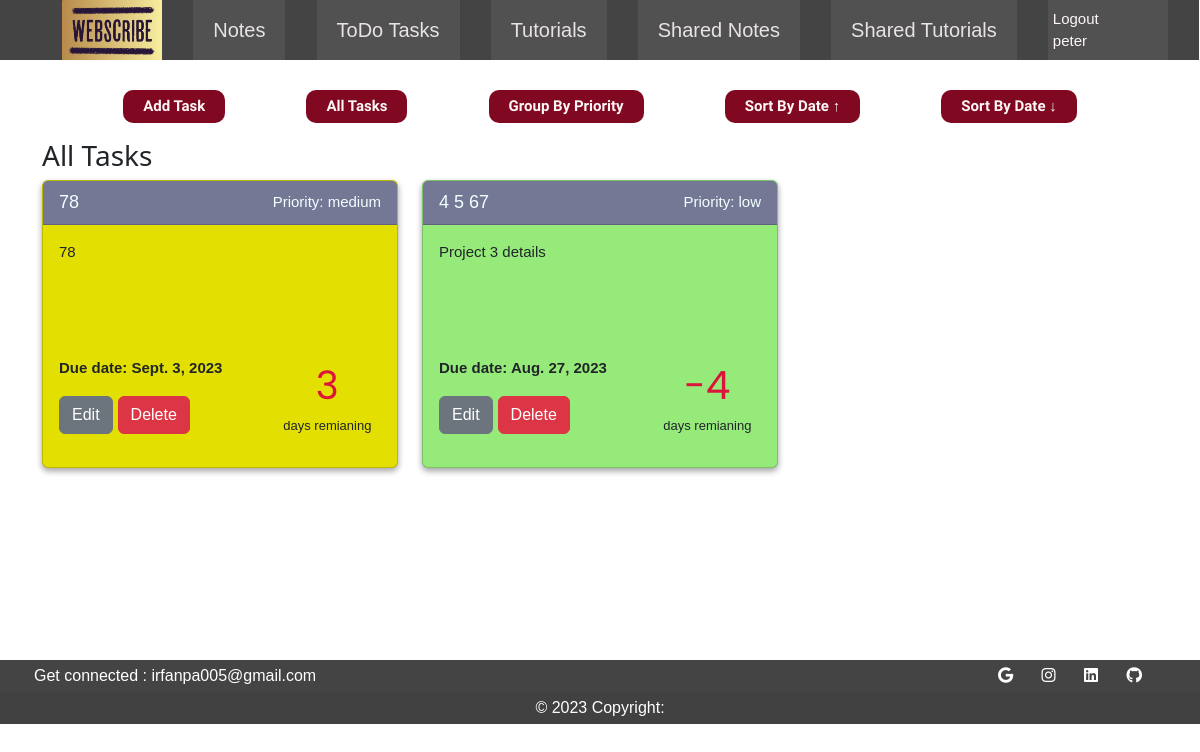
/todo/alltasks/admin (signed in), run on an earlier commit of the app's database.
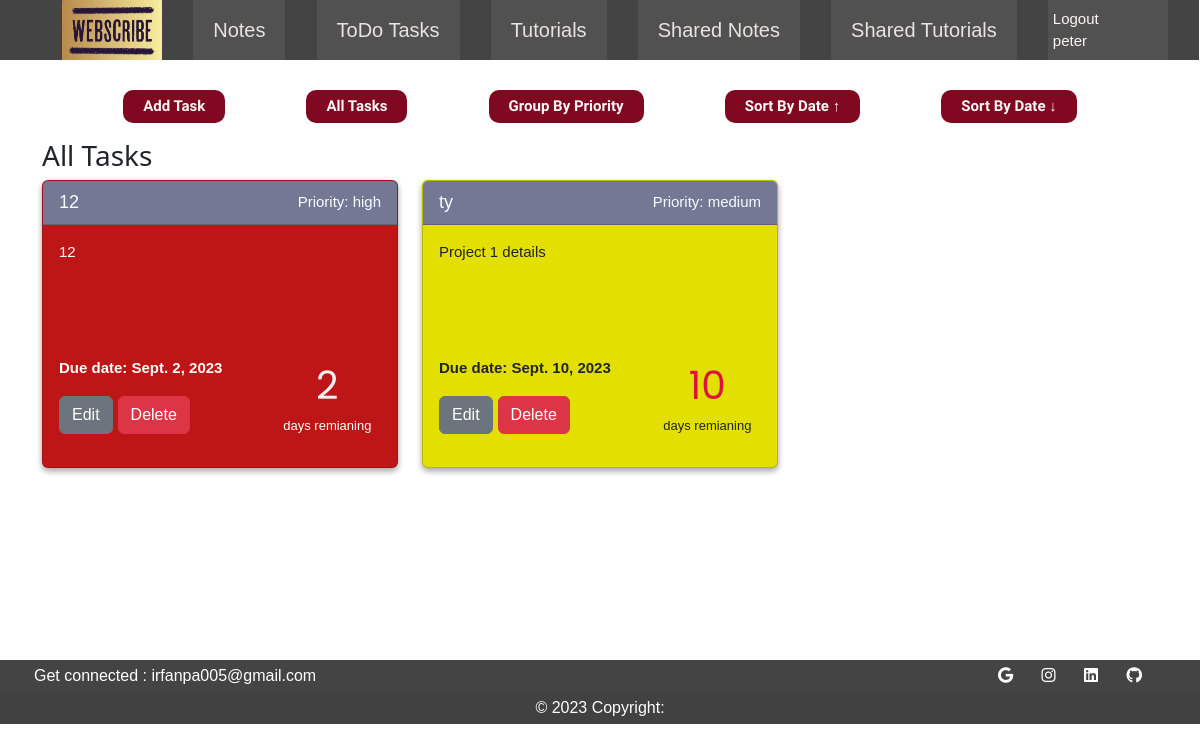
And on a later commit of the database.
### userApp/models.py (models this page shows)
class User(AbstractUser):
    objects = CustomUserManager()
    def __str__(self):
        return self.username

### toDo/models.py (models this page shows, shortened)
class Task(models.Model):
    title = models.CharField(max_length=200)
    details = models.CharField(max_length=255,null=True)
    owner = models.ForeignKey(User, on_delete=models.CASCADE, related_name='allTasks')
    is_Active = models.BooleanField(default=True)
    created_at = models.DateField(default=timezone.now)
    due_date = models.DateField(null=False, default=None,validators=[MinValueValidator(limit_value=timezone.now().date())])
    priority = models.CharField(
        max_length=32,
        choices=[
        ('high', 'High'),
        ('medium', 'Medium'),
        ('low', 'Low'),
        ],
    )
    def remaining_days(self):
        if self.due_date:
            today = timezone.now().date()
            remaining_days = (self.due_date - today).days
            return remaining_days
        else:
            return None

### toDo/views.py (the view)
# urls.py: path('alltasks/<str:userName>',views.all_tasks, name='allTasks'),
def all_tasks(request,userName):
    current_user = request.user
    tasks = Task.objects.filter(owner=current_user)
    form = TaskForm()
    return render (request, 'todo.html', {'alltasks' : tasks,'form':form})

### templates/todo.html (shortened to what this page needs)
{% extends 'userbase.html' %}
{% load static %}
{% load crispy_forms_tags %}
{% block extra_styles %}
    <link rel="stylesheet" href="{% static 'css/todo.css' %}">
{% endblock %}
{% block body %}
    <main class="container">
        <div class="pri-Row">
            <ul>
              <li id="li-addtask"><a href="" id="addBtn">Add Task</a></li>
              <li><a href="{% url 'toDo:allTasks' request.user.username %}">All Tasks</a></li>
              <li><a href="{% url 'toDo:groupedTasks' request.user.username %}">Group By Priority</a></li>
              <li><a href="{% url 'toDo:sortTaskAsc' request.user.username %}">Sort By Date ↑</a></li>
              <li><a href="{% url 'toDo:sortTaskDesc' request.user.username %}">Sort By Date ↓</a></li>
            </ul>
        </div>
        {% if alltasks %}
          <div>
            <h3>All Tasks</h3>
          </div>
          <div class="row td-displEl">
            {% for task in alltasks %}
              <div class="col-lg-4 col-md-6 col-sm-12 task-card">
                  <div class="card{% include 'card_color.html' %}">
                      <div class="card-header">
                        <span class="title-txt">{{task.title}}</span>
                        <span class="priority-txt">Priority: {{task.priority}}</span>
                      </div>
                      <div class="card-body">
                        <p class="card-text">{{task.details}}</p>
                        <div class="cb-lower">
                            <div class="cb-bottom-left">
                                <div>
                                  <p class="card-text-due">Due date: {{task.due_date}}</p>
                                </div>
                                <div>
                                  <a href="#" class="btn btn-secondary editBtn" data-object-id="{{ task.id }}">Edit</a>
                                  <a href="#" class="btn btn-danger delBtn" data-object-id="{{ task.id }}">Delete</a>
                                </div>
                            </div>
                            <div class="cb-bottom-right">
                              <p>
                                <span class="{% if task.priority == 'high' %} day-count-high {% else %} day-count {% endif %}">
                                  {{task.remaining_days}}
                                </span><br>days remianing
                              </p>
                            </div>
                        </div>
                      </div>
                    </div>
                </div>
              {% endfor %}
          </div>
        {% endif %}
      </main>
{% endblock  %}

### templates/userbase.html (shortened to what this page needs)
{% load static %}
<!DOCTYPE html>
<html lang="en">
<head>
    <link rel="stylesheet" href="https://stackpath.bootstrapcdn.com/bootstrap/4.4.1/css/bootstrap.min.css">
    <link href="https://cdn.jsdelivr.net/npm/bootstrap@5.3.1/dist/css/bootstrap.min.css" rel="stylesheet">
    <link rel="stylesheet" href="{% static 'css/userindex.css' %}">
    {% block extra_styles %}
    {% endblock %}
</head>
<body>
    <div class="nav-container">
        {% include 'usernavbar.html' %}
    </div>
    <div id="main-body" style="min-height:600px;">
        {% block body %}
        {% endblock%}
    </div>
        {% include 'footer.html' %}
</body>
</html>

### templates/usernavbar.html (shortened to what this page needs)
{% load static %}
{% load active_link_tags %}
<nav class="tm-nav">
    <ul id="tm-main-nav" style="margin: 0;" class="navitemsicons">
        {% url 'notes:notes' userName=request.user.username as notes %}
        {% url 'toDo:allTasks' userName=request.user.username as toDo %}
        {% url 'notes:tutorials' userName=request.user.username as tutorials %}
        {% url 'userApp:userSharedNotes' userName=request.user.username as userSharedNotes %}
        {% url 'userApp:userSharedTutorials' userName=request.user.username as userSharedTutorials %}
        <li class="nav-item"><a href="{% url 'notes:notes' request.user.username %}"><img src="{% static 'images/logo3.png' %}" id="logo"></a></li>
        <li class="nav-item">
            <a href="{{notes}}" class="nav-link {% active_link 'notes:notes' 'active-nav' %}">
                Notes
            </a>
        </li>
        <li class="nav-item">
            <a href="{{toDo}}" class="nav-link {% active_link 'toDo:allTasks' 'active-nav' %}">
                ToDo Tasks
            </a>
        </li>
        <li class="nav-item">
            <a href="{{tutorials}}"  class="nav-link {% active_link 'notes:tutorials' 'active-nav' strict=True %}">
                Tutorials
            </a>
        </li>
        <li class="nav-item">
            <a href="{{userSharedNotes}}"  class="nav-link {% active_link 'userApp:userSharedNotes' 'active-nav' %}">
                Shared Notes
            </a>
        </li>
        <li class="nav-item">
            <a href="{{userSharedTutorials}}"  class="nav-link {% active_link 'userApp:userSharedTutorials' 'active-nav' %}">
                Shared Tutorials
            </a>
        </li>
        <li class="nav-item nav-logout">
            <a href="{% url 'userApp:logout' %}" class="nav-logout">
                Logout <br> {{request.user.username}}
            </a>
        </li>
    </ul>
</nav>

### templates/card_color.html
{% if task.priority == 'high' %}
    custom-high-priority
{% elif task.priority == 'medium' %}
    custom-medium-priority
{% elif task.priority == 'low' %}
    custom-low-priority
{% endif %}"

### templates/add_edit_task.html (shortened to what this page needs)
{% load crispy_forms_tags %}

### templates/footer.html
<footer class="text-center text-lg-start text-white footer navbar-fixed-bottom my_footer" style="background-color: #444;bottom: 0;">
    <section class="d-flex justify-content-center justify-content-lg-between p-1 container">
      <div class="me-5 d-none d-lg-block">
        <span>Get connected : irfanpa005@gmail.com</span>
      </div>
      <div>
        <a href="https://mail.google.com/mail/?view=cm&fs=1&to=irfanpa005@gmail.com" class="me-4 text-reset">
          <i class="fab fa-google"></i>
        </a>
        <a href="https://www.instagram.com/irfanali_pa/" class="me-4 text-reset">
          <i class="fab fa-instagram"></i>
        </a>
        <a href="https://www.linkedin.com/in/ahammed-irfan-ali/" class="me-4 text-reset">
          <i class="fab fa-linkedin"></i>
        </a>
        <a href="https://github.com/irfanpa005" class="me-4 text-reset">
          <i class="fab fa-github"></i>
        </a>
      </div>
    </section>
    <div class="text-center p-1" style="background-color: rgba(0, 0, 0, 0.05);">
      © 2023 Copyright:
    </div>
  </footer>

### ProjectScribe/static/css/userindex.css (style rules this page uses)
* { box-sizing: border-box; }
html, body { overflow-x: hidden; }
body { font-family: 'Kumbh Sans', sans-serif; font-size: 18px; margin: 0; display: flex; flex-direction: column; min-height: 100vh; }
#main-body { margin-top: 60px; min-height: 100vh; }
a { color: #fff7f7; text-decoration: none; }
.nav-item { list-style: none; display: flex; }
.tm-nav { top:0; position: fixed; left: -1px; right:-1px; width: 100%; z-index: 100; }
.tm-nav ul { width: 100%; background-color: #444; display: flex; justify-content: space-evenly; align-items: stretch; }
.tm-nav>ul>li { background-color: #515151; }
#logo { height: 60px; width: 100px; }
.nav-link { color: #e9e3e3; font-size: 20px; text-decoration: none; padding: 10px 20px; display: flex; justify-content: center; align-items: center; transition: background-color 0.3s; }
li.nav-logout { color: #e9e3e3; text-align: left; width: 120px; font-size: 15px; text-decoration: none; padding: 0px 5px; transition: background-color 0.3s; overflow: hidden; white-space: nowrap; text-overflow: ellipsis; display: flex; align-items: center; }
footer { position: relative; bottom: 0; width: 100%; background-color: #444; text-align: center; color: white; font-size: 2vh; }

### ProjectScribe/static/css/todo.css (style rules this page uses)
html, body { overflow-x: hidden; }
body { font-family: 'Kumbh Sans', sans-serif; font-size: 18px; margin: 0; display: flex; flex-direction: column; }
main { margin-top: 30px; }
h3 { font-family: system-ui, -apple-system, BlinkMacSystemFont, 'Segoe UI', Roboto, Oxygen, Ubuntu, Cantarell, 'Open Sans', 'Helvetica Neue', sans-serif }
.pri-Row > ul { width: 100%; height: 100%; list-style: none; padding: 0; display: flex; justify-content: space-evenly; align-items: stretch; width: 100%; font-family: 'Roboto Condensed', sans-serif; font-weight: bolder; color: rgb(247, 225, 198); }
.pri-Row > ul > li > a { display: block; padding: 5px 20px; text-decoration: none; font-size: 15px; background-color: rgb(128, 8, 32); border-radius: 10px; cursor: pointer; }
.task-card { margin-bottom: 30px; }
.card { box-shadow: rgba(0, 0, 0, 0.16) 0px 3px 6px, rgba(0, 0, 0, 0.23) 0px 3px 6px; }
.custom-high-priority { background-color: rgb(190, 22, 22); color: rgb(252, 255, 250); }
.custom-medium-priority { background-color: rgb(227, 223, 0); }
.card-header { display: flex; justify-content: space-between; align-items: center; overflow: hidden; color: azure; white-space: nowrap; background-color: rgb(117, 120, 149); }
.title-txt { flex: 1; white-space: nowrap; overflow: hidden; text-overflow: ellipsis; }
.priority-txt { flex-shrink: 0; font-size: 15px; }
.card-text { height: 100px; font-size: 15px; }
.card-text-due { padding: 0; font-size: 15px; font-weight: bold; }
.cb-lower { display: flex; flex-wrap: wrap; justify-content: stretch; }
.cb-bottom-left { flex: 2; }
.cb-bottom-right { flex: 1; text-align: center; font-size: 13px; padding: 0; margin: 0; }
.day-count { font-size: 3em; padding: 0; margin: 0; color: crimson; font-family: 'Poppins', sans-serif; }
.day-count-high { font-size: 3em; padding: 0; margin: 0; color: rgb(245, 241, 242); font-family: 'Poppins', sans-serif; }

What changed in the data, as far as the page shows it:
removed Task: title "78", priority "medium", details "78", due_date "Sept. 3, 2023", remaining_days "3"
removed Task: title "4 5 67", priority "low", details "Project 3 details", due_date "Aug. 27, 2023", remaining_days "-4"
added Task: title "12", priority "high", details "12", due_date "Sept. 2, 2023", remaining_days "2"
added Task: title "ty", priority "medium", details "Project 1 details", due_date "Sept. 10, 2023", remaining_days "10"
